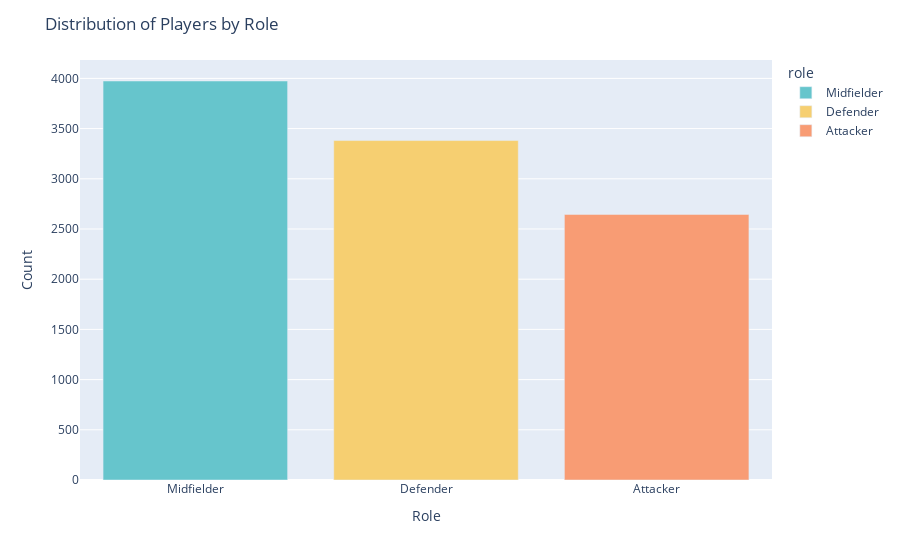
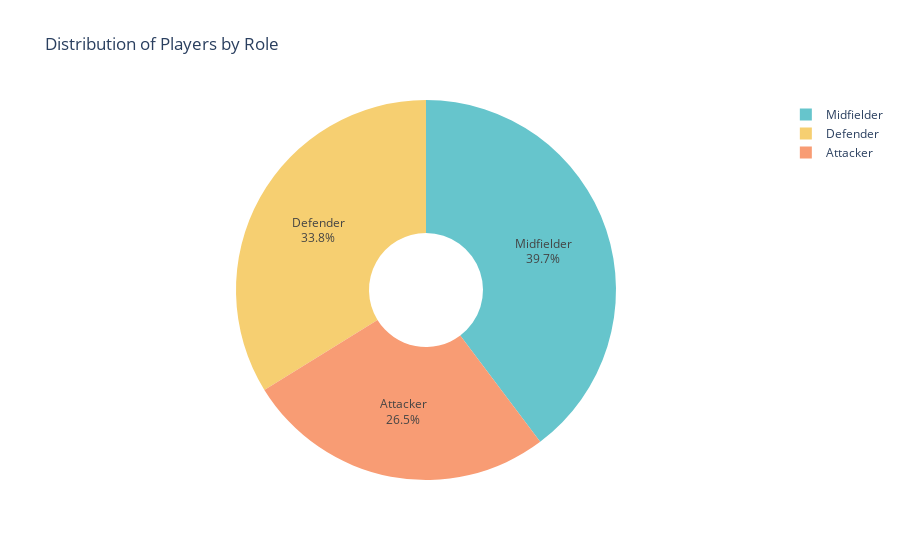

Notebook code for these charts, in order:
### Code cell
# Define the roles based on the positions
attacker_positions = ['ST', 'RW', 'LW', 'CF']
midfielder_positions = ['CAM', 'CM', 'CDM', 'RM', 'LM']
defender_positions = ['CB', 'LB', 'RB', 'LWB', 'RWB']

# Classify the positions into roles
fifa_data['role'] = fifa_data['position'].apply(lambda x: 'Attacker' if x in attacker_positions else ('Midfielder' if x in midfielder_positions else 'Defender'))

# Count the number of occurrences of each role
role_counts = fifa_data['role'].value_counts()

# Create a bar chart using Plotly Express
fig_role_bar = px.bar(role_counts, 
                      x=role_counts.index, 
                      y=role_counts.values, 
                      color=role_counts.index, 
                      color_discrete_sequence=px.colors.qualitative.Pastel)

fig_role_bar.update_layout(title='Distribution of Players by Role', xaxis_title='Role', yaxis_title='Count')
fig_role_bar.show()

# Create a pie chart using Plotly Graph Objects
fig_role_pie = go.Figure(data=[go.Pie(labels=role_counts.index, 
                                      values=role_counts.values,
                                      textinfo='label+percent', hole=0.3, 
                                      marker_colors=px.colors.qualitative.Pastel)])
fig_role_pie.update_layout(title='Distribution of Players by Role')
fig_role_pie.show()

### Figure 1 — Plotly figure (JSON) as saved in the notebook; plotly's stock layout.template omitted (floating-point values rounded to 4 significant figures)
{"data": [{"alignmentgroup": "True", "hovertemplate": "role=%{x}<br>y=%{y}<extra></extra>", "legendgroup": "Midfielder", "marker": {"color": "rgb(102, 197, 204)", "pattern": {"shape": ""}}, "name": "Midfielder", "offsetgroup": "Midfielder", "orientation": "v", "showlegend": true, "textposition": "auto", "type": "bar", "x": ["Midfielder"], "xaxis": "x", "y": [3974], "yaxis": "y"}, {"alignmentgroup": "True", "hovertemplate": "role=%{x}<br>y=%{y}<extra></extra>", "legendgroup": "Defender", "marker": {"color": "rgb(246, 207, 113)", "pattern": {"shape": ""}}, "name": "Defender", "offsetgroup": "Defender", "orientation": "v", "showlegend": true, "textposition": "auto", "type": "bar", "x": ["Defender"], "xaxis": "x", "y": [3381], "yaxis": "y"}, {"alignmentgroup": "True", "hovertemplate": "role=%{x}<br>y=%{y}<extra></extra>", "legendgroup": "Attacker", "marker": {"color": "rgb(248, 156, 116)", "pattern": {"shape": ""}}, "name": "Attacker", "offsetgroup": "Attacker", "orientation": "v", "showlegend": true, "textposition": "auto", "type": "bar", "x": ["Attacker"], "xaxis": "x", "y": [2645], "yaxis": "y"}], "layout": {"barmode": "relative", "legend": {"title": {"text": "role"}, "tracegroupgap": 0}, "margin": {"t": 60}, "title": {"text": "Distribution of Players by Role"}, "xaxis": {"anchor": "y", "categoryarray": ["Midfielder", "Defender", "Attacker"], "categoryorder": "array", "domain": [0, 1], "title": {"text": "Role"}}, "yaxis": {"anchor": "x", "domain": [0, 1], "title": {"text": "Count"}}}}

### Figure 2 — Plotly figure (JSON) as saved in the notebook; plotly's stock layout.template omitted (floating-point values rounded to 4 significant figures)
{"data": [{"hole": 0.3, "labels": ["Midfielder", "Defender", "Attacker"], "marker": {"colors": ["rgb(102, 197, 204)", "rgb(246, 207, 113)", "rgb(248, 156, 116)", "rgb(220, 176, 242)", "rgb(135, 197, 95)", "rgb(158, 185, 243)", "rgb(254, 136, 177)", "rgb(201, 219, 116)", "rgb(139, 224, 164)", "rgb(180, 151, 231)", "rgb(179, 179, 179)"]}, "textinfo": "label+percent", "type": "pie", "values": [3974, 3381, 2645]}], "layout": {"title": {"text": "Distribution of Players by Role"}}}
